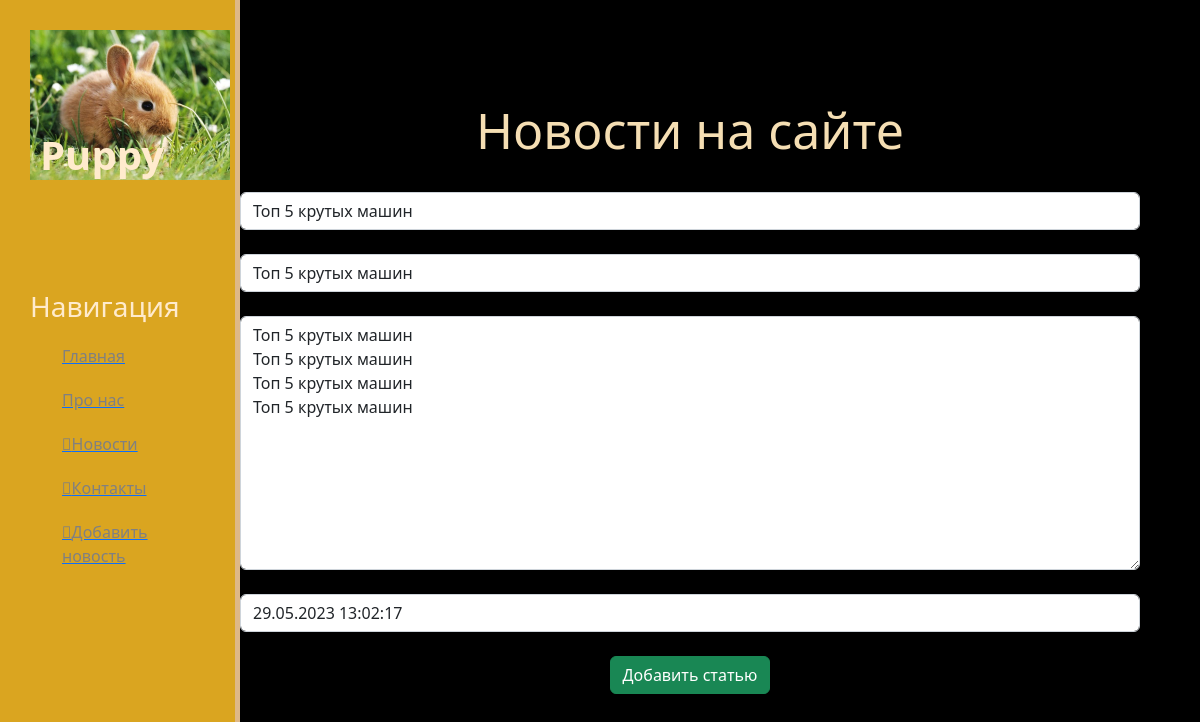
Screenshot of /news/3/update with the database file from the repository.
### news/models.py (models this page shows, shortened)
class Articles(models.Model):
    title = models.CharField('Название',max_length=50,default='')
    anons = models.CharField('Анонс',max_length=250,default='')
    full_text = models.TextField('Статья')
    date = models.DateTimeField('Дата публикации')
    class Meta:
        verbose_name = 'Новость'
        verbose_name_plural = 'Новости'

### news/views.py (the view)
# urls.py: path('<int:pk>/update',views.NewsUpdateView.as_view(), name = 'news-update'),
class NewsUpdateView(UpdateView):
    model = Articles
    template_name = 'news/create.html'
    form_class = ArticlesForm

### news/forms.py
class ArticlesForm(ModelForm):
    class Meta:
        model = Articles
        fields = ['title','anons','full_text','date']
        widgets ={
            "title": TextInput(attrs={
                'class': 'form-control',
                'placeholder':'Название статьи'
            }),
            "anons": TextInput(attrs={
                'class': 'form-control',
                'placeholder':'Анонс статьи'
            }),
            "date": DateTimeInput(attrs={
                'class': 'form-control',
                'placeholder':'Дата публикации'
            }),
            "full_text": Textarea(attrs={
                'class': 'form-control',
                'placeholder':'Текст статьи'
            })
        }

### news/templates/news/create.html (shortened to what this page needs)
{% extends 'main/layout.html' %}
{% block content %}
    <div class = "features">
        <h1>Новости на сайте</h1>
        <form  method="post">
            {% csrf_token %}<br>
            {{ form.title }}<br>
            {{ form.anons }}<br>
            {{ form.full_text }}<br>
            {{ form.date }}<br>
            <button type = "submit" class = "btn btn-success">Добавить статью</button><br>
        </form>
    </div>
{% endblock %}

### main/static/main/css/main.css (style rules this page uses)
body { background: black; }
main .features { float: left; color: wheat; margin-top: 100px; text-align: center; width: 75%; }
main .features h1 { font-size: 50px; }

### rows the page displays
Articles: title "Топ 5 крутых машин", anons "Топ 5 крутых машин", full_text "Топ 5 крутых машин Топ 5 крутых машин Топ 5 крутых машин Топ 5 крутых машин", date "29.05.2023 13:02:17"
